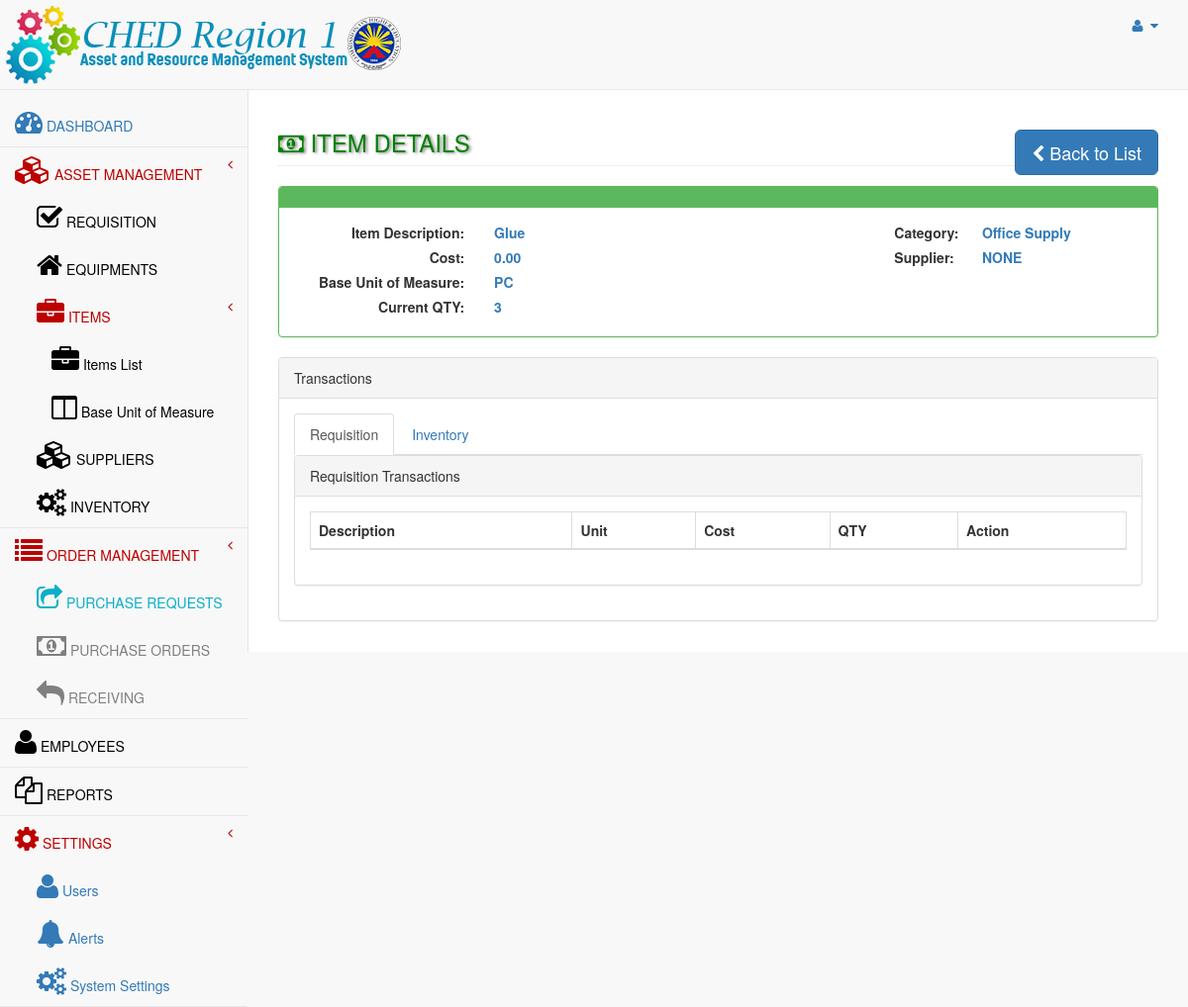
Page /admin/itemdetails.php?id=3 on the committed database.
### tables this page shows
CREATE TABLE `items` (
  `itemNo` bigint(20) NOT NULL AUTO_INCREMENT,
  `description` varchar(200) NOT NULL,
  `category` varchar(100) NOT NULL DEFAULT 'Office Supply',
  `unit` varchar(20) NOT NULL DEFAULT 'PC',
  `unitCost` double(10,2) NOT NULL DEFAULT '0.00',
  `inventory_qty` int(11) DEFAULT '0',
  `supplierID` int(11) DEFAULT '0',
  PRIMARY KEY (`itemNo`)
);

CREATE TABLE `suppliers` (
  `supplierID` bigint(20) NOT NULL AUTO_INCREMENT,
  `supName` varchar(100) NOT NULL,
  `address` varchar(150) NOT NULL DEFAULT 'NONE',
  `contactNo` varchar(30) NOT NULL DEFAULT 'NONE',
  `TIN` varchar(20) NOT NULL DEFAULT 'NONE',
  PRIMARY KEY (`supplierID`)
);

### admin/itemdetails.php (the view, shortened to what this page needs)
<?php
include('header.php');
		$conn = dbConnect();
		$itemid = $_GET['id'];
		$sqlselect = "SELECT * FROM items LEFT JOIN suppliers ON items.supplierID = suppliers.supplierID WHERE itemNo='$itemid'";
		$stmt = $conn->prepare($sqlselect);
		$stmt->execute();
		$row = $stmt->fetch(PDO::FETCH_ASSOC);
		$description = $row['description'];
		$category = $row['category'];
		$unit = $row['unit'];
		$unitCost = $row['unitCost'];
		$inventory_qty = $row['inventory_qty'];
		$supName = $row['supName'];
?>
<div id="page-wrapper">
            <div class="row">
                <div class="col-lg-12">
                    <h3 class="page-header" style="color:green;"><i class="fa fa-money fa-1x"></i> ITEM DETAILS
						<div class="pull-right">
						<button class="btn btn-primary btn-lg" onclick="history.go(-1);">
                                <i class="fa fa-chevron-left"></i> Back to List
                            </button>
                            </div></h3>
                </div>
            </div>
            <div class="row">
                <div class="col-lg-12">
                    <div class="panel panel-green">
                        <div class="panel-heading">
                        </div>
                        <div class="panel-body">
                            <div class="row">
                                <div class="col-lg-8">
											<div class="col-lg-4 text-right">
                                            <label>Item Description:</label>
											</div>
											<div class="col-lg-8">
                                            <label class="itemvalues"><?php echo $description;?></label>
											</div>
											<div class="col-lg-4 text-right">
                                            <label>Cost:</label>
											</div>
											<div class="col-lg-8">
                                            <label class="itemvalues"><?php echo $unitCost;?></label>
											</div>
											<div class="col-lg-4 text-right">
                                            <label>Base Unit of Measure:</label>
											</div>
											<div class="col-lg-8">
                                            <label class="itemvalues"><?php echo $unit;?></label>
											</div>
											<div class="col-lg-4 text-right">
                                            <label>Current QTY:</label>
											</div>
											<div class="col-lg-8">
                                            <label class="itemvalues"><?php echo $inventory_qty;?></label>
											</div>
                                </div>
                                <div class="col-lg-4">
                                    <div class="col-lg-4 text-right">
                                            <label>Category:</label>
											</div>
											<div class="col-lg-8">
                                            <label class="itemvalues"><?php echo $category;?></label>
											</div>
									<div class="col-lg-4 text-right">
                                            <label>Supplier:</label>
											</div>
											<div class="col-lg-8">
                                            <label class="itemvalues"><?php echo $supName;?></label>
											</div>
                                </div>
                            </div>
                        </div>
                    </div>
                </div>
            </div>
			<div class="row">
                <div class="col-lg-12">
                    <div class="panel panel-default">
                        <div class="panel-heading">
							Transactions
                        </div>
                        <div class="panel-body">
                            <ul class="nav nav-tabs">
                                <li class="active"><a href="#home" data-toggle="tab">Requisition</a>
                                </li>
                                <li><a href="#profile" data-toggle="tab">Inventory</a>
                                </li>
                            </ul>
                            <div class="tab-content">
                                <div class="tab-pane fade in active" id="home">
                                    <div class="row">
				<div class="col-lg-12">
				<div class="panel panel-default">
						<div class="panel-heading">
						 Requisition Transactions
						</div>
				<div class="panel-body">
                                    <div class="dataTable_wrapper">
													<table class="table table-striped table-bordered table-hover" id="dataTables-example">
														<thead>
															<tr>
																<th>Description</th>
																<th>Unit</th>
																<th>Cost</th>
																<th>QTY</th>
																<th>Action</th>
															</tr>
														</thead>
													</table>
												</div>
					</div>
                </div>
				</div>
			</div>
                                </div>
                            </div>
                    </div>
                </div>
                </div>
            </div>
    </div>
<?php
include('footer.php');
?>

### admin/header.php (style rules this page uses)
.itemvalues { color:#337ab7; }

### rows in the picture
items: description "Glue", unitCost "0.00", unit "PC", inventory_qty "3", category "Office Supply", supplierID.supName "NONE"
